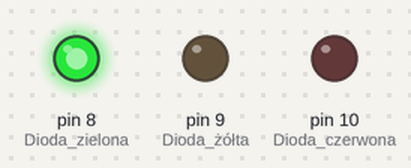
Bench run of a sketch on a simulated Arduino Uno, built with avr-gcc and run on an emulated ATmega328P. Shown: output pins drawn as LEDs (lit = HIGH).

Above: at 1.5 s.
At 3.2 s:
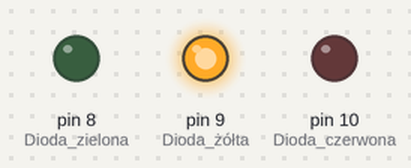
At 5.0 s:
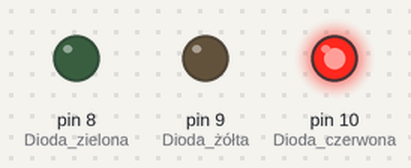
At 6.7 s:
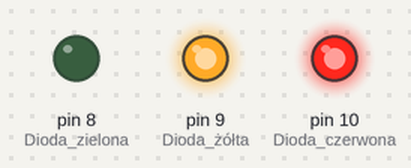
Timing chart, 0 to 9.1 s (numbered marks = the images above):
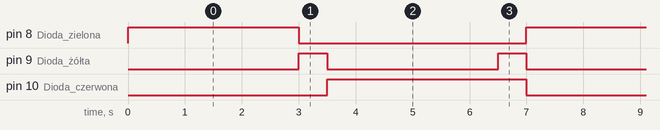

The sketch:

01e_Swiatla_uliczne.ino
```cpp
/*********************************************************************
Połączenia:

Anoda LED zielona   - pin 8
Anoda LED żółta     - pin 9
Anoda LED czerwona  - pin 10

Katoda wszystkie LED - GND - masa - 0V
*********************************************************************/


// Instrukcje wykonywane raz po starcie Arduino
void setup() {
  pinMode(10, OUTPUT); //Dioda czerwona
  pinMode(9, OUTPUT); //Dioda żółta
  pinMode(8, OUTPUT); //Dioda zielona
  pinMode(7, INPUT_PULLUP); //Przycisk

// Wyłączenie diod
  digitalWrite(10, LOW);
  digitalWrite(9, LOW);
  digitalWrite(8, LOW);
}

//Instrukcje, które będą wykonywały się w koło (w pętli)
void loop() {
// Włączenie zielonej diody
  digitalWrite(10, LOW); //Czerwona
  digitalWrite(9, LOW); //Żółta
  digitalWrite(8, HIGH); //Zielona
  delay(3000);

// Zielona gaśnie, pali się żółta
  digitalWrite(8, LOW); //Zielona
  digitalWrite(9, HIGH); //Żółta
  delay(500);

// Żółta gaśnie, pali się czerwona
  digitalWrite(9, LOW); //Żółta
  digitalWrite(10, HIGH); //Czerwona
  delay(3000);

// Pali się czerwona z żółtą
  digitalWrite(10, HIGH); //Czerwona
  digitalWrite(9, HIGH); //Żółta
  delay(500);
}
```

Measured:
- by itself, pin 8 (Dioda_zielona): alternates HIGH for 3.0 s and LOW for 4.0 s
- by itself, pin 9 (Dioda_żółta): alternates HIGH for 0.50 s and LOW for 3.0 s
- by itself, pin 10 (Dioda_czerwona): alternates HIGH for 3.5 s and LOW for 3.5 s
